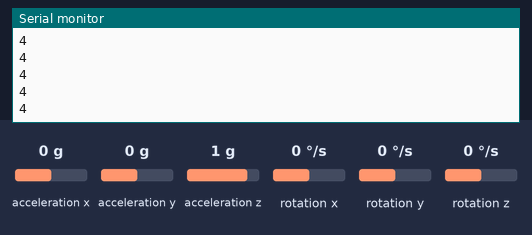
Bench run of a sketch on a simulated Arduino Uno, built with avr-gcc and run on an emulated ATmega328P. Shown: the last lines printed to the serial monitor. Inputs (shaded band) come from the test bench; at power-on: acceleration x 0 g, acceleration y 0 g, acceleration z 1 g, rotation x 0 °/s, rotation y 0 °/s, rotation z 0 °/s.

Above: at 1.2 s.
1.3 s: acceleration x set to -1.4 g
At 1.35 s:
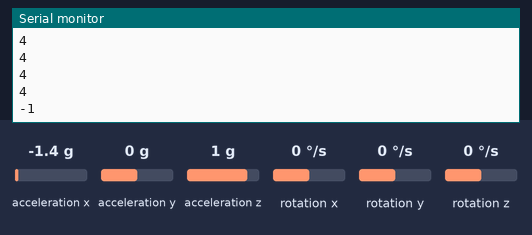
2.8 s: acceleration x set to -0.8 g
At 2.88 s:
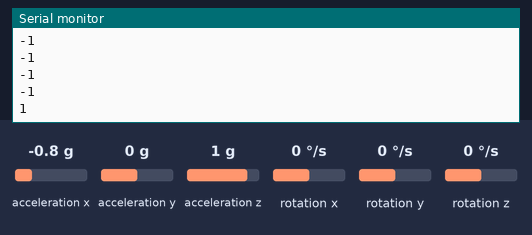
Timing chart, 0 to 5.8 s (numbered marks = the images above; inputs shaded):
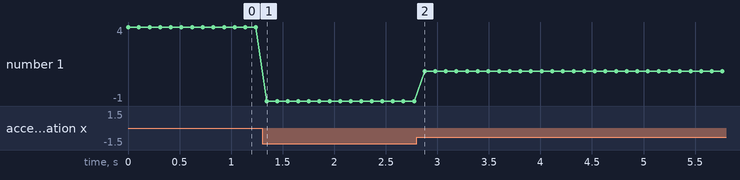

The sketch:

SpecchioBracadeira_v2.ino
```cpp
/*
============= Sh/\ft Robotica ===============
janeiro/2019
instagram.com/shaftrobotica
facebook.com/shaftrobotica

Codigo referente ao projeto Specchio.
Este programa e do tipo 'codigo aberto' (Open
Source), mas qualquer alteracao e de
responsabilidade do usuario.

Domingues, Vitor; Albuquerque, Thiago.
vitordomingues@ymail.com
github.com/vitorshaft/specchio
*/
#include "Wire.h"
#include "I2Cdev.h"
#include "MPU6050.h"
MPU6050 mpu;
//int16_t ax, ay, az;
int16_t x, y, z;
int16_t gx, gy, gz;
#include <SoftwareSerial.h>
#define BT_SERIAL_TX 2
#define BT_SERIAL_RX 3
SoftwareSerial BluetoothSerial(BT_SERIAL_TX, BT_SERIAL_RX);
int servoValue1;
int gyro_x = 0;
int gyro_y = 0;
void setup()
{
Wire.begin();
mpu.initialize();
Serial.begin(9600);
BluetoothSerial.begin(9600);
}
void loop()
{
//mpu.getMotion6(&ax, &ay, &az, &gx, &gy, &gz);
mpu.getAcceleration(&x,&y,&z);
gyro_x = map(x, -18000, 18000, 0,9);
gyro_y = map(y, -18000, 18000, 0,9);
//Serial.print(gyro_x);Serial.print(' '); Serial.println(gyro_y);
//BluetoothSerial.print(1);
Serial.println(gyro_x);
switch(gyro_x){

case 0: BluetoothSerial.print("0");break;
case 1: BluetoothSerial.print("1");break;
case 2: BluetoothSerial.print("2");break;
case 3: BluetoothSerial.print("3");break;
case 4: BluetoothSerial.print("4");break;
case 5: BluetoothSerial.print("5");break;
case 6: BluetoothSerial.print("6");break;
case 7: BluetoothSerial.print("7");break;
case 8: BluetoothSerial.print("8");break;
case 9: BluetoothSerial.print("9");break;
//default: BluetoothSerial.print("0");//break;      //loop não sai deste switch case para entrar no do gyro_y

//  switch(gyro_y){

//  case 0: BluetoothSerial.print("0");break;
//  case 1: BluetoothSerial.print("b");break;
//  case 2: BluetoothSerial.print("c");break;
//  case 3: BluetoothSerial.print("d");break;
//  case 4: BluetoothSerial.print("e");break;
//  case 5: BluetoothSerial.print("f");break;
//  case 6: BluetoothSerial.print("g");break;
//  case 7: BluetoothSerial.print("h");break;
//  case 8: BluetoothSerial.print("i");break;
//  case 9: BluetoothSerial.print("j");break;
//  default: BluetoothSerial.print("0");break;
}
//Serial.println(x);
//case 10: BluetoothSerial.print("a");break;
//case 11: BluetoothSerial.print("b");break;
//case 12: BluetoothSerial.print("c");break;
//case 13: BluetoothSerial.print("d");break;
//case 14: BluetoothSerial.print("e");break;
//case 15: BluetoothSerial.print("f");break;
//case 16: BluetoothSerial.print("g");break;
//case 17: BluetoothSerial.print("h");break;
//case 18: BluetoothSerial.print("i");break;
//case 19: BluetoothSerial.print("j");break;
//default: BluetoothSerial.print("0");break;
// }

delay(100);
}
```

Measured:
- after the input at 1.3 s, the serial monitor: prints a new line at once (image 1)
- after the input at 2.8 s, the serial monitor: prints a new line after 0.08 s (image 2)
- plotted number 1: 4 → -1 after the input at 1.3 s, -1 → 1 after the input at 2.8 s
